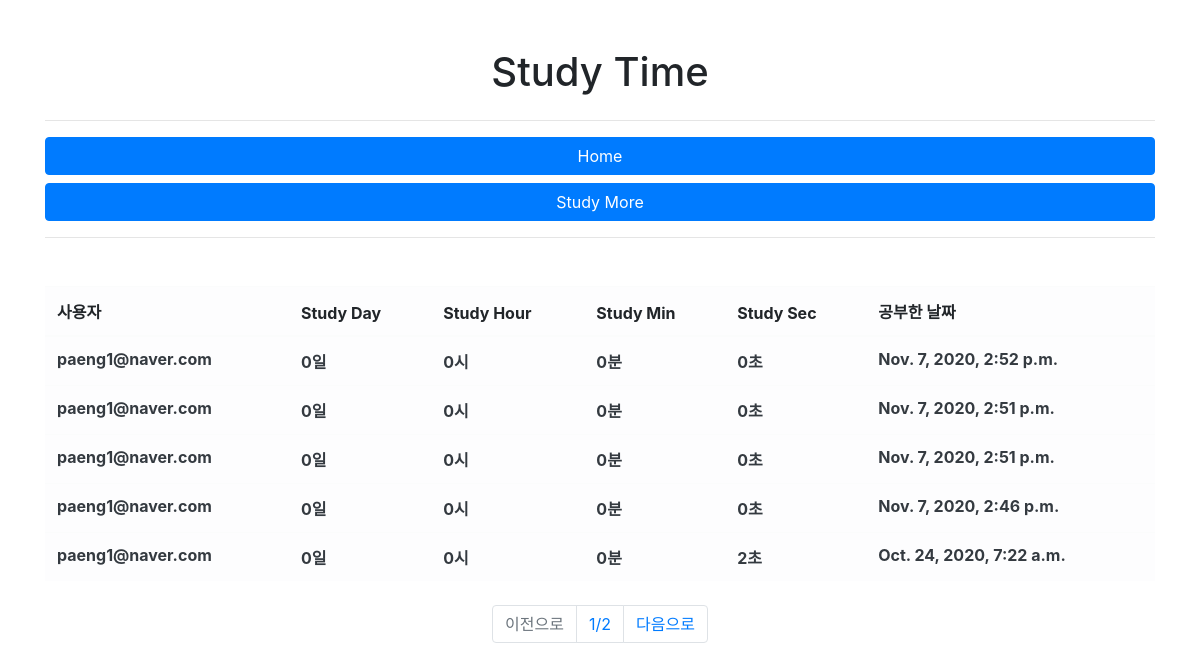
/timer_rank/, run on an earlier commit of the app's database.
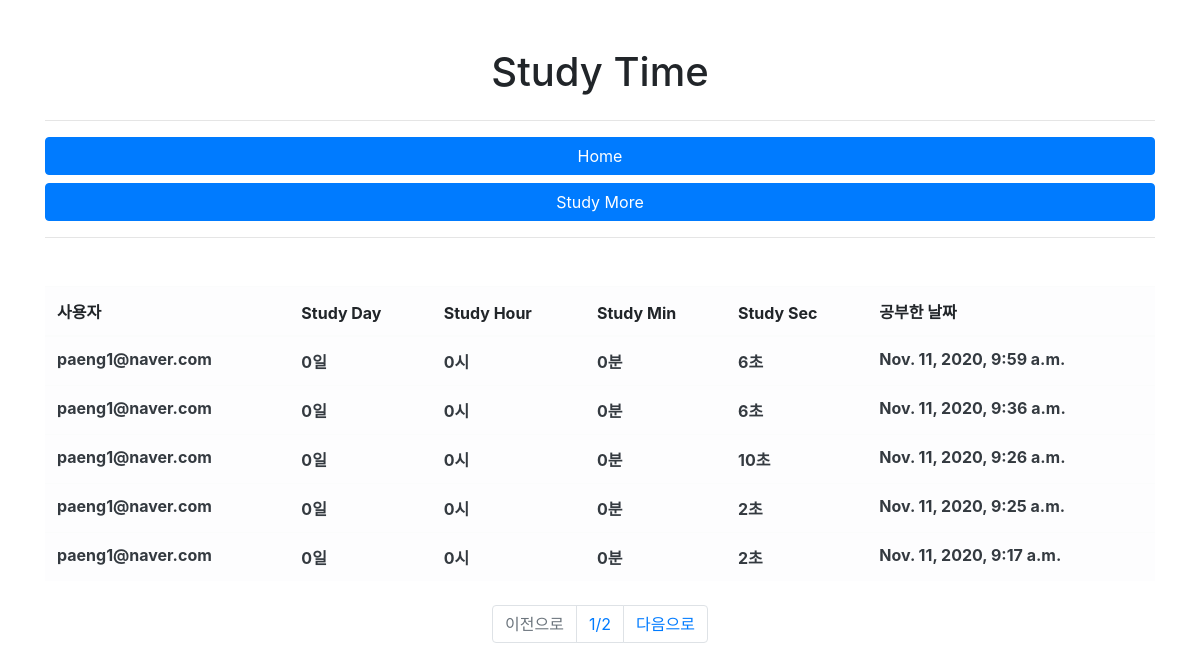
And on a later commit of the database.
### timer/models.py (models this page shows, shortened)
class Timer(models.Model):
    user = models.ForeignKey('user.User', on_delete=models.CASCADE, verbose_name='사용자')
    study_day = models.IntegerField(verbose_name='공부한 날')
    study_hour = models.IntegerField(verbose_name='시간')
    study_min = models.IntegerField(verbose_name='분')
    study_sec = models.IntegerField(verbose_name='초')
    register_date = models.DateTimeField(auto_now_add=True, verbose_name='등록날짜')
    class Meta:
        db_table = 'timer'
        verbose_name = '공부시간'
        verbose_name_plural = '공부시간'

### user/models.py (models this page shows)
class User(models.Model):
    email = models.EmailField(verbose_name='이메일')
    password = models.CharField(max_length=128, verbose_name='비밀번호')
    level = models.CharField(max_length=8, verbose_name='등급',
        choices=(
            ('admin', 'admin'),
            ('user', 'user')
        )
    )
    register_data = models.DateField(auto_now_add=True, verbose_name='등록 날짜')
    def __str__(self):
        return self.email
    class Meta:
        db_table = 'user'
        verbose_name = '사용자'
        verbose_name_plural = '사용자'

### timer/views.py (the view)
# urls.py: path('timer_rank/',TimerList.as_view())
class TimerList(ListView):
    template_name = 'timer_rank.html'
    context_object_name= 'timers'
    def get_queryset(self):
        timer_all = Timer.objects.all().order_by('-id')
        page = int(self.request.GET.get('p',1))
        paginator = Paginator(timer_all,5)
        queryset = paginator.get_page(page)
        return queryset

### timer/templates/timer_rank.html
{% extends "base.html" %}
{% block contents %}
<div class="row mt-5">
    <div class="col-12 text-center">
        <h1>Study Time</h1>
    </div>
</div>
<hr/>
    <div >
        <button class="btn btn-primary btn-block" onclick="location.href='/'">Home</button>
        <button class="btn btn-primary btn-block" onclick="location.href='/timer/'">Study More</button>
    </div>
<hr/>
<div class="row mt-5">
    <div class="col-12">
        <table class="table table-light">
            <thead class="thead-ligth">
                <tr>
                    <th scope="col">사용자</th>
                    <th scope="col">Study Day</th>
                    <th scope="col">Study Hour</th>
                    <th scope="col">Study Min</th>
                    <th scope="col">Study Sec</th>
                    <th scope="col">공부한 날짜</th>
                </tr>
            </thead>
            <tbody class="text-dark">
                {% for timer in timers %}
                <tr>
                    <th scope="row">{{ timer.user }}</th>
                    <th scope="row">{{timer.study_day}}일</th>
                    <th scope="row">{{timer.study_hour}}시</th>
                    <th scope="row">{{timer.study_min}}분</th>
                    <th scope="row">{{timer.study_sec}}초</th>
                    <th scope="row">{{timer.register_date}}</th>
                </tr>
                {% endfor %}
            </tbody>
        </table>
    </div>
</div>
<div class="row mt-2">
    <div class="col-12">
        <nav>
            <ul class="pagination justify-content-center">
                {% if timers.has_previous %}
                <li class="page-item">
                    <a class="page-link" href="?p={{timers.previous_page_number }}">이전으로</a>
                </li>
                {% else %}
                <li class="page-item disabled">
                    <a class="page-link" href="#">이전으로</a>
                </li>
                {% endif %}
                <li class="page-item">
                    <a class="page-link" href="#">{{timers.number}}/{{timers.paginator.num_pages}}</a>
                </li>
                {% if timers.has_next %}
                <li class="page-item">
                    <a class="page-link" href="?p={{ timers.next_page_number }}">다음으로</a>
                </li>
                {% else %}
                <li class="page-item disabled">
                    <a class="page-link" href="#">다음으로</a>
                </li>
                {% endif %}
            </ul>
        </nav>
    </div>
</div>
{% endblock %}

What changed in the data, as far as the page shows it:
removed Timer: user "paeng1@naver.com", study_day "0", study_hour "0", study_min "0", study_sec "0", register_date "Nov. 7, 2020, 2:52 p.m."
removed Timer: user "paeng1@naver.com", study_day "0", study_hour "0", study_min "0", study_sec "0", register_date "Nov. 7, 2020, 2:51 p.m."
removed Timer: user "paeng1@naver.com", study_day "0", study_hour "0", study_min "0", study_sec "0", register_date "Nov. 7, 2020, 2:51 p.m."
removed Timer: user "paeng1@naver.com", study_day "0", study_hour "0", study_min "0", study_sec "0", register_date "Nov. 7, 2020, 2:46 p.m."
no longer on this page (row unchanged): Timer: user "paeng1@naver.com", study_day "0", study_hour "0", study_min "0", study_sec "2", register_date "Oct. 24, 2020, 7:22 a.m."
added Timer: user "paeng1@naver.com", study_day "0", study_hour "0", study_min "0", study_sec "6", register_date "Nov. 11, 2020, 9:59 a.m."
added Timer: user "paeng1@naver.com", study_day "0", study_hour "0", study_min "0", study_sec "6", register_date "Nov. 11, 2020, 9:36 a.m."
added Timer: user "paeng1@naver.com", study_day "0", study_hour "0", study_min "0", study_sec "10", register_date "Nov. 11, 2020, 9:26 a.m."
added Timer: user "paeng1@naver.com", study_day "0", study_hour "0", study_min "0", study_sec "2", register_date "Nov. 11, 2020, 9:25 a.m."
added Timer: user "paeng1@naver.com", study_day "0", study_hour "0", study_min "0", study_sec "2", register_date "Nov. 11, 2020, 9:17 a.m."
